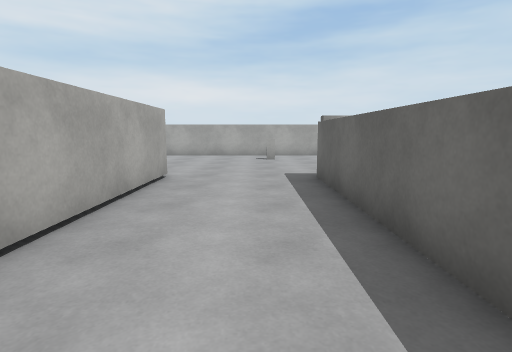
View 1 (above)

16 first-person views from a walk through a scene from a Unity 3-D project. The camera is 1.3 m above the floor, tilts 8° down and sees 80° across. The floor is counted in squares, 1.34 m on a side. Each view is taken from the middle of a square. On the plan, view 1 faces up. The plan holds only what a view shows up to about 12 squares ahead; the rest is blank. The place goes on beyond the plan. The player character is not drawn. Surface patterns are stand-ins for the level's own textures.

View 2
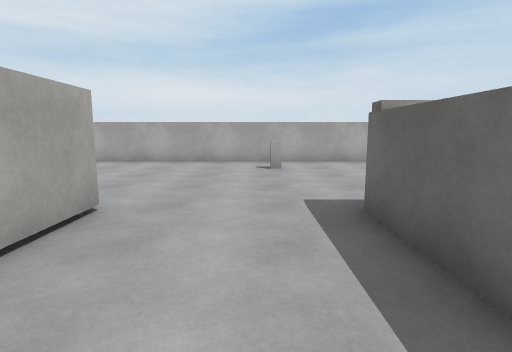

View 3
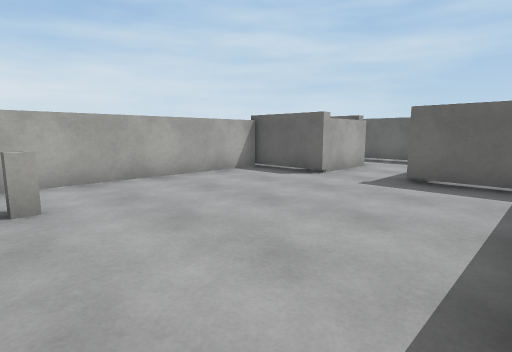

View 4
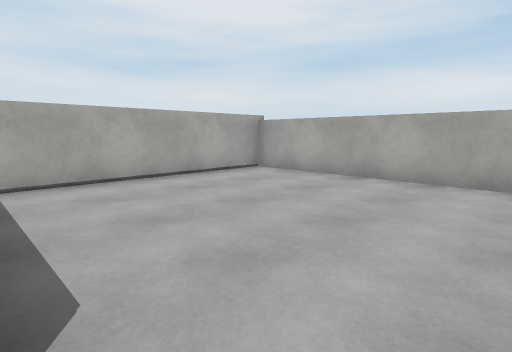

View 5
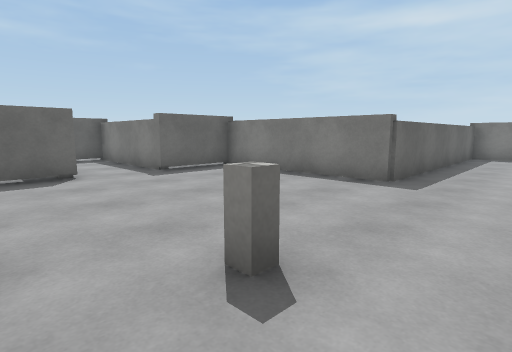

View 6
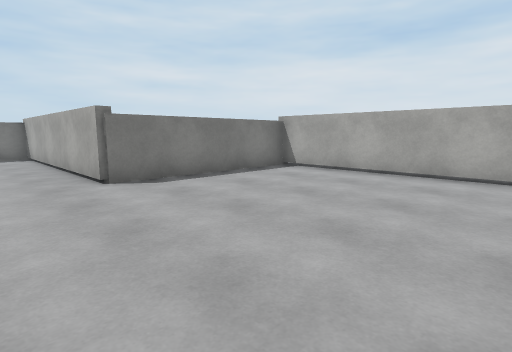

View 7
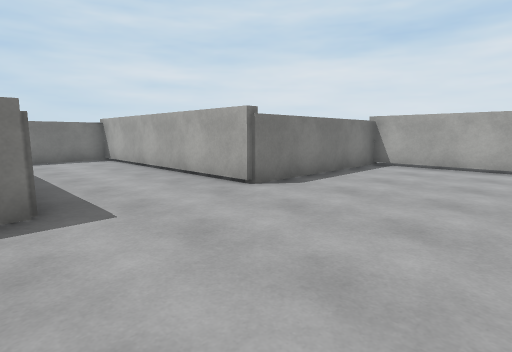

View 8
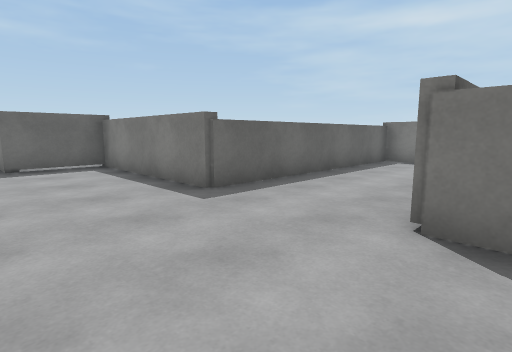

View 9
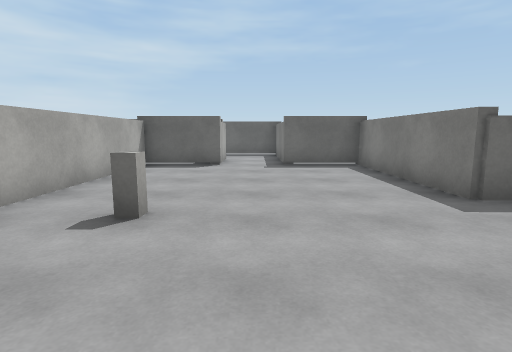

View 10
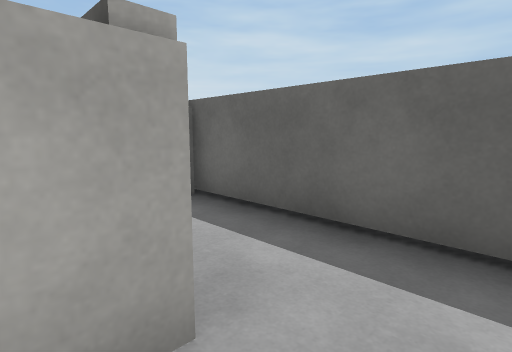

View 11
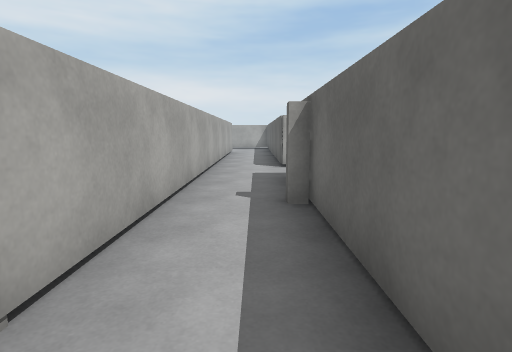

View 12
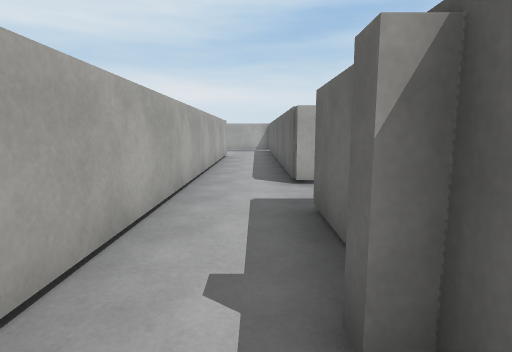

View 13
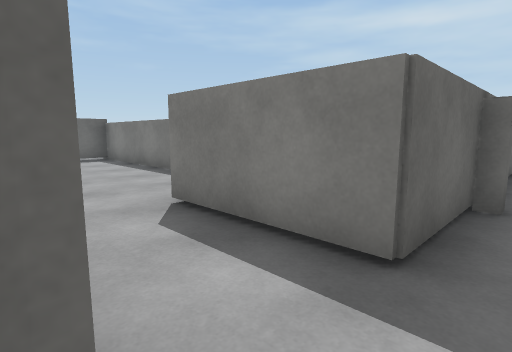

View 14
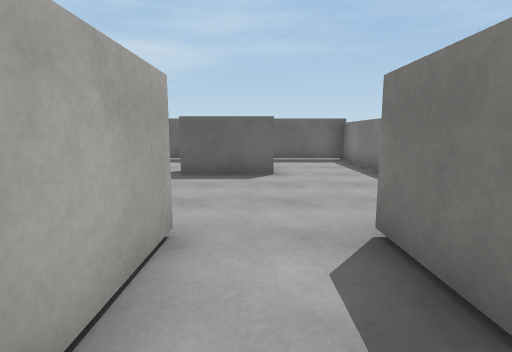

View 15
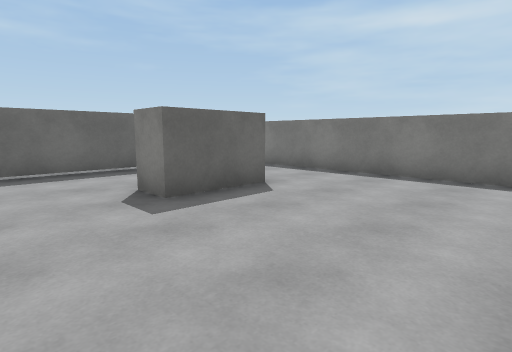

View 16
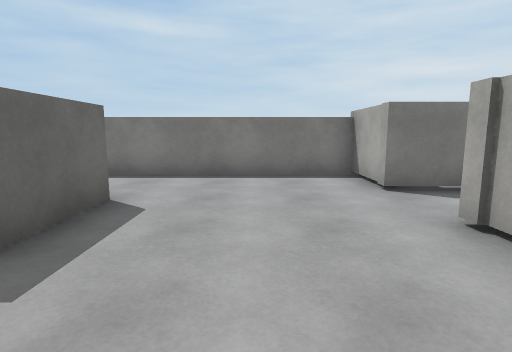

### Floor plan
Ten units are one square. View 1 is at (0, 0); x grows to the right and y downward. Boxes are objects, and circles mark ways between rooms. Rooms are numbered by the first view taken in them; rooms with no view inside come last. Other rooms are left out.
<svg viewBox="-78 -275 303 288">
<path fill="none" stroke="#000" d="M88 -111 64 -111 64 -134 -73 -134 -73 -69 -20 -69 -20 8 13 8 13 -69 64 -69 64 -91 86 -91M86 -91 107 -91 107 -115M107 -144 107 -169 137 -169M88 -185 88 -111M107 -115 107 -142M137 -188 107 -188M88 -251 88 -185M107 -188 107 -248M182 -175 182 -198 191 -198M137 -194 137 -188M137 -169 137 -148 196 -148M220 -175 220 -214M196 -148 220 -148 220 -175"/>
<circle cx="90" cy="-100" r="3" fill="#2a7"/>
<circle cx="100" cy="-120" r="3" fill="#2a7"/>
<circle cx="100" cy="-190" r="3" fill="#2a7"/>
<circle cx="140" cy="-180" r="3" fill="#2a7"/>
<circle cx="185" cy="-165" r="3" fill="#2a7"/>
<circle cx="205" cy="-185" r="3" fill="#2a7"/>
<text x="0" y="-90">1</text>
<text x="90" y="-110">2</text>
<text x="100" y="-160">3</text>
<text x="-10" y="-270">4</text>
<text x="170" y="-190">5</text>
<text x="200" y="-170">6</text>
</svg>
Room 1 opens to room 2. Room 2 opens to room 3. Room 3 opens to room 4. Room 3 opens to room 5. Room 5 opens to room 6.

Where each view was taken, in squares from view 1:
view 1: 0 up, 0 right, facing up
view 2: 3 up, 0 right, facing up
view 3: 7 up, 0 right, facing up-right
view 4: 7 up, 1 left, facing up-left
view 5: 13 up, 1 left, facing down-right
view 6: 13 up, 0 right, facing down-left
view 7: 11 up, 2 right, facing down-left
view 8: 10 up, 3 left, facing down-right
view 9: 10 up, 3 left, facing right
view 10: 10 up, 8 right, facing up-right
view 11: 10 up, 10 right, facing up
view 12: 13 up, 10 right, facing up
view 13: 19 up, 10 right, facing down-right
view 14: 18 up, 11 right, facing right
view 15: 22 up, 14 right, facing down-right
view 16: 22 up, 16 right, facing down
